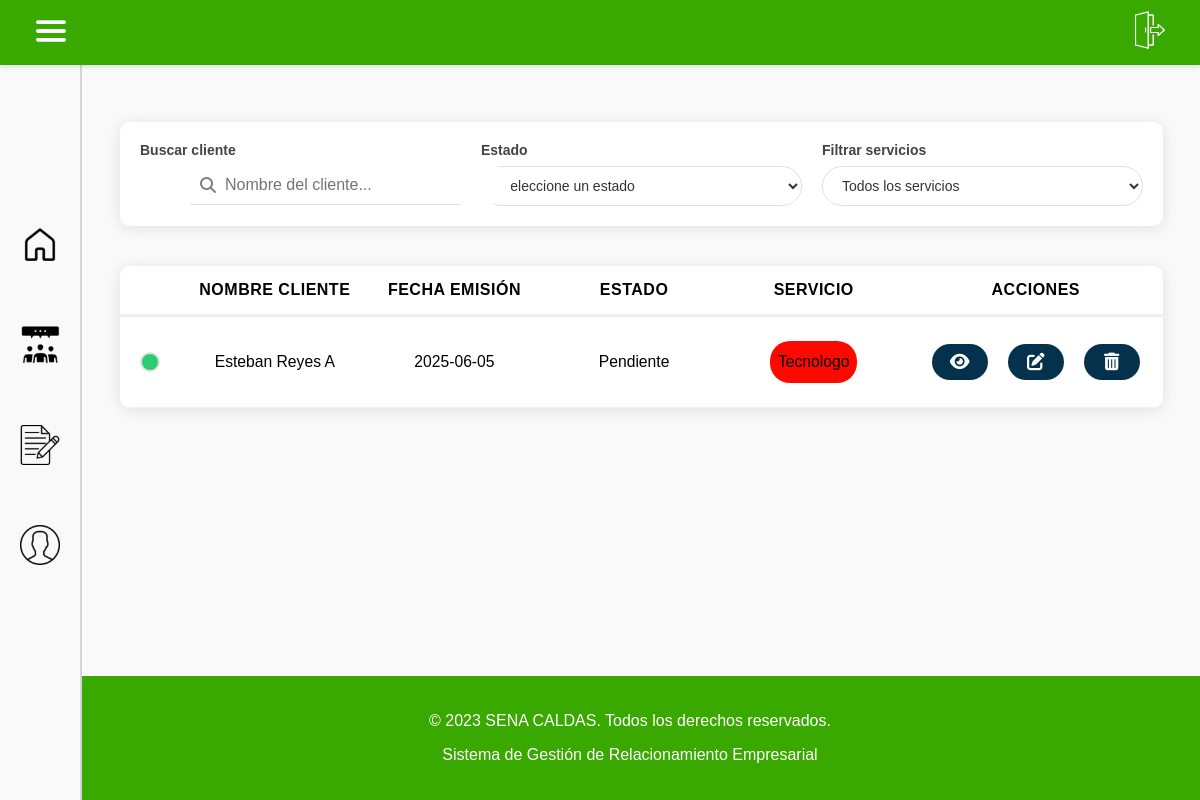
/solicitud/view (signed in), run on an earlier commit of the app's database.
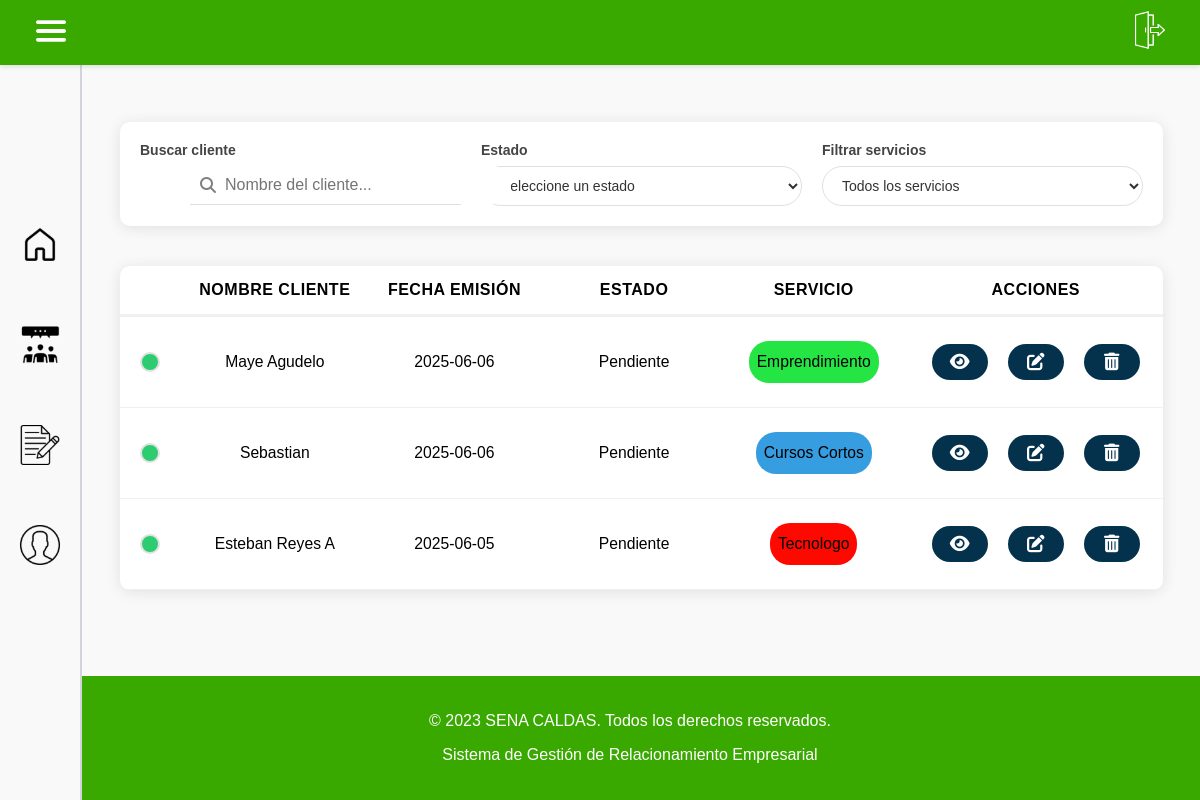
And on a later commit of the database.
### tables this page shows
CREATE TABLE `solicitud` (
  `idSolicitud` int(11) NOT NULL,
  `FechaEvento` date DEFAULT NULL,
  `FechaCreacion` date NOT NULL,
  `Lugar` varchar(80) DEFAULT NULL,
  `Municipio` varchar(50) NOT NULL,
  `Observaciones` varchar(100) DEFAULT NULL,
  `Comentarios` varchar(100) DEFAULT NULL,
  `MedioSolicitud` varchar(50) DEFAULT NULL,
  `DescripcionNecesidad` varchar(100) DEFAULT NULL,
  `FKusuario` int(11) NOT NULL,
  `FKtipoEvento` int(11) NOT NULL,
  `FKestado` int(11) NOT NULL,
  `FKcliente` int(11) NOT NULL,
  `FKtipoServicio` int(11) NOT NULL,
  `Asignacion` int(11) DEFAULT NULL
);

CREATE TABLE `cliente` (
  `idCliente` int(11) NOT NULL,
  `DocumentoCliente` varchar(20) NOT NULL,
  `NombreCliente` varchar(100) NOT NULL,
  `CorreoCliente` varchar(100) NOT NULL,
  `TelefonoCliente` varchar(10) NOT NULL
);

CREATE TABLE `estado` (
  `idEstado` int(11) NOT NULL,
  `Estado` varchar(45) NOT NULL,
  `Descripcion` varchar(100) NOT NULL
);

CREATE TABLE `servicio` (
  `idServicio` int(11) NOT NULL,
  `Servicio` varchar(100) NOT NULL,
  `Color` varchar(7) NOT NULL
);

### app/controllers/baseController.php (called while the page is built, shortened)
<?php
class BaseController {
    public $layout = "default";
    public function render(string $view, array $arrayData = null) {
        $layout = MAIN_APP_ROUTE . "../views/layouts/{$this->layout}.php";
        include_once $layout;
    }
}

### app/controllers/solicitudController.php (called while the page is built, shortened)
<?php
require_once "baseController.php";
require_once MAIN_APP_ROUTE."../models/SolicitudModel.php";
class SolicitudController extends BaseController{
    public function view(){
        $solicitudObj = new SolicitudModel();
        $solicitudes = $solicitudObj->getAll();
        $clienteObj = new ClienteModel();
        $clientes = $clienteObj->getAll();
        $servicioObj = new ServicioModel();
        $servicios = $servicioObj->getAll();
        $estadoObj = new EstadoModel();
        $estados = $estadoObj->getAll();
        $data = [
            "solicitudes" => $solicitudes,
            "clientes" => $clientes,
            "servicios" => $servicios,
            "estados" => $estados,
            "titulo" => "solicitudes"
        ];
        $this->render('solicitud/view.php', $data);
    }
}
?>

### app/models/BaseModel.php (called while the page is built, shortened)
<?php
abstract class BaseModel {
    public function __construct() {
        try {
            $options = [
                PDO::ATTR_ERRMODE => PDO::ERRMODE_EXCEPTION,
                PDO::ATTR_DEFAULT_FETCH_MODE => PDO::FETCH_OBJ
            ];
            $dsn = DRIVER.':host='.HOST.';dbname='.DATABASE;
            $this->dbConnection = new PDO($dsn, USERNAME_DB, PASSWORD_DB, $options);
        } catch (PDOException $ex) {
            echo 'Error en la conexión: '.$ex->getMessage();
            exit;
        }
    }
}

### app/models/solicitudModel.php (called while the page is built, shortened)
<?php
require_once MAIN_APP_ROUTE."../models/BaseModel.php";
class SolicitudModel extends BaseModel {
    public function __construct(
        ?int $idSolicitud = null,
        ?string $Descripcion = null,
        ?string $FechaSolicitud = null,
        ?int $IdCliente = null,
        ?int $IdServicio = null,
        ?int $IdEstado = null
    ) {
        $this->table = "solicitud";
    }
    public function getAll(): array {
        try {
            $sql = "SELECT s.*, c.NombreCliente, sv.Servicio, sv.Color, e.Estado
                    FROM {$this->table} s
                    JOIN cliente c ON s.FKcliente = c.idCliente
                    JOIN tiposervicio ts ON s.FKtipoServicio = ts.idTipoServicio
                    JOIN servicio sv ON ts.FKidServicio = sv.idServicio
                    JOIN estado e ON s.FKestado = e.idEstado
                    ORDER BY s.FechaCreacion DESC";
            return $this->dbConnection->query($sql)->fetchAll(PDO::FETCH_OBJ);
        } catch (PDOException $e) {
            throw new PDOException("Error al obtener solicitudes: " . $e->getMessage());
        }
    }
}

### app/views/solicitud/view.php (the view, shortened to what the changed rows need)
<link href="https://cdnjs.cloudflare.com/ajax/libs/font-awesome/5.15.3/css/all.min.css" rel="stylesheet">
<main>
    <div class="table">
        <?php if (empty($solicitudes)): ?>
            <div class="solicitud-row">
                <div colspan="6" style="text-align:center;">No se encuentran solicitudes en la base de datos</div>
            </div>
        <?php else: ?>
            <?php foreach ($solicitudes as $solicitud): ?>
                <?php
                $dias = (new DateTime())->diff(new DateTime($solicitud->FechaCreacion))->days;
                if ($dias < 7) {
                    $statusClass = "status-recent";
                } elseif ($dias <= 15) {
                    $statusClass = "status-medium";
                } else {
                    $statusClass = "status-old";
                }
                ?>
                <div class="solicitud-row">
                    <div>
                        <span class="status-indicator <?php echo $statusClass; ?>"></span>
                    </div>
                    <div><?php echo htmlspecialchars($solicitud->NombreCliente); ?></div>
                    <div><?php echo htmlspecialchars($solicitud->FechaCreacion); ?></div>
                    <div><?php echo htmlspecialchars($solicitud->Estado); ?></div>
                    <div>
                        <div class="service-badge <?php echo $textClass; ?>"
                            style="background-color: <?php echo htmlspecialchars($solicitud->Color); ?>">
                            <?php echo htmlspecialchars($solicitud->Servicio); ?>
                        </div>
                    </div>
                    <div class="buttons">
                        <a href="/solicitud/view/<?php echo $solicitud->idSolicitud; ?>" class="ver buttons">
                            <i class="fas fa-eye"></i>
                        </a>
                        <a href="/solicitud/edit/<?php echo $solicitud->idSolicitud; ?>" class="editar">
                            <i class="fas fa-edit"></i>
                        </a>
                        <a href="/solicitud/delete/<?php echo $solicitud->idSolicitud; ?>" class="eliminar">
                            <i class="fas fa-trash-alt"></i>
                        </a>
                    </div>
                </div>
            <?php endforeach; ?>
        <?php endif; ?>
    </div>
</main>

What changed in the data, as far as the page shows it:
added solicitud: FKcliente.NombreCliente "Maye Agudelo", FechaCreacion "2025-06-06", FKestado.Estado "Pendiente", servicio.Servicio "Emprendimiento"
added solicitud: FKcliente.NombreCliente "Sebastian", FechaCreacion "2025-06-06", FKestado.Estado "Pendiente", servicio.Servicio "Cursos Cortos"
